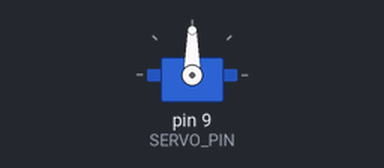
A sketch run on a simulated Arduino Uno, built with avr-gcc and run on an emulated ATmega328P. Shown: servo. Random numbers use the default seed unless the sketch sets one.

Above: at 0.1 s.
At 39.7 s:
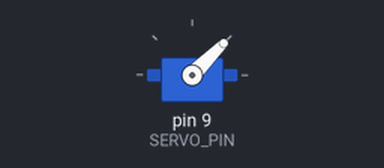
Timing chart, 0 to 40.0 s (numbered marks = the images above):
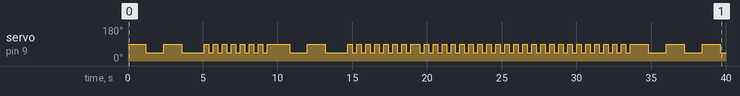

The sketch:

gptrhythmpattern.ino
```cpp
#include <Servo.h>

// サーボモーターのピン設定
#define SERVO_PIN 9    // サーボモーターを接続したピン

// ドラムのリズムパターン
const int rhythmPatterns[][16] = {
  // パターン1
  {90, 45, 90, 45, 90, 45, 90, 45, 90, 45, 90, 45, 90, 45, 90, 45},
  // パターン2
  {45, 90, 45, 90, 45, 90, 45, 90, 45, 90, 45, 90, 45, 90, 45, 90},
  // パターン3
  {90, 90, 90, 90, 45, 45, 45, 45, 90, 90, 90, 90, 45, 45, 45, 45},
  // 他のパターン...
};

// BPMとテンポの設定
const int BPM = 200;
const int tempo = 60000 / BPM;  // ミリ秒単位のテンポ

Servo servo;

void setup() {
  servo.attach(SERVO_PIN);
  randomSeed(analogRead(0));  // ランダムシードを設定
}

void loop() {
  // ランダムにリズムパターンを選択
  int patternIndex = random(0, sizeof(rhythmPatterns) / sizeof(rhythmPatterns[0]));

  for (int i = 0; i < 16; i++) {
    // サーボモーターを指定された角度に移動させる
    servo.write(rhythmPatterns[patternIndex][i]);

    // ドラムをたたく時間間隔（テンポ）待機する
    delay(tempo);
  }
}
```

Measured:
- by itself, servo on pin 9 (SERVO_PIN): 90° → 45° at 1.2 s, → 90° 1.2 s later, → 45° 1.2 s later, → 90° 1.5 s later, … (89 changes in this stretch)
